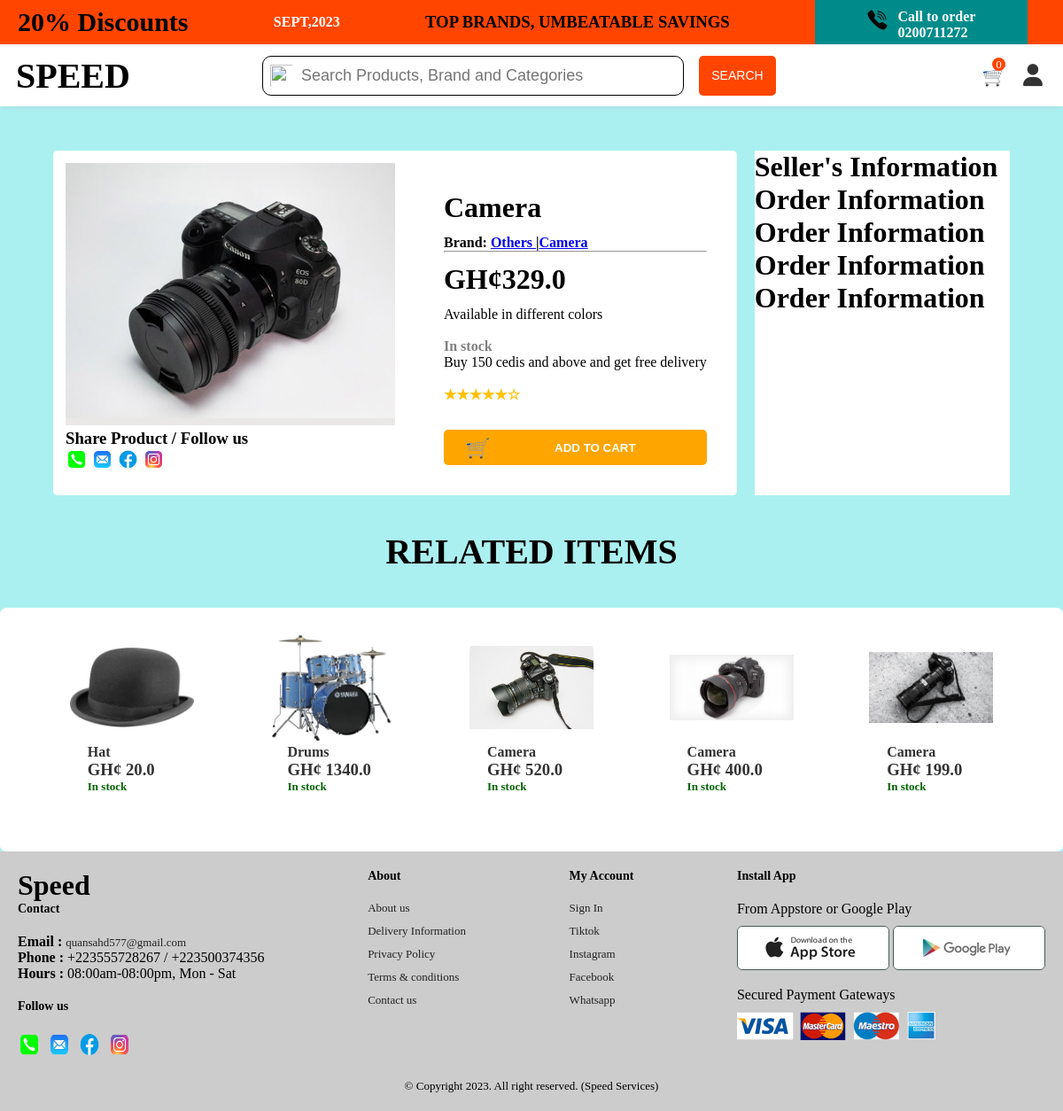
The app's page /details/33/ with its own data.
### Core/models.py (models this page shows, shortened)
class Product(models.Model):
    category=models.ForeignKey(Category,related_name='products',on_delete=models.CASCADE)
    name=models.CharField(max_length=255)
    description=models.TextField(blank=True,null=True)
    price=models.FloatField()
    image=models.ImageField(upload_to='product_images',blank=True,null=True)
    is_sold=models.BooleanField(default=True)
    created_by=models.ForeignKey(User,related_name='products',on_delete=models.CASCADE)
    created_at=models.DateTimeField(auto_now_add=True)
    class Meta:
        verbose_name = ("Product")
        verbose_name_plural = ("Products")

class Category(models.Model):
    name=models.CharField(max_length=100)
    class Meta:
        verbose_name = ("Category")
        verbose_name_plural = ("Categories")
    def __str__(self):
        return self.name

### Core/views.py (the view)
# urls.py: path('details/<int:pk>/',views.details,name='details'),
def details(request,pk):
    details=get_object_or_404(Product,pk=pk)
    related_items=Product.objects.filter(category=details.category).exclude(pk=pk)[0:14]
    Total_cart=CartItem.objects.count()
    return render(request,'core/productpage.html',{
        'related_items': related_items,
        'details':details,
        'Total_cart':Total_cart,
    })

### templates/core/productpage.html (shortened to what this page needs)
{% extends "core/layout.html" %}
{% load static %}
{% block body %}
    <div class="category">
    </div>
    <div class="Product-container">
        <div class="details" style='padding:14px;height:fit-content;justify-content:space-between;'>
            <div class="item-image" style='height:80%;flex-basis:50%;'>
                <img src="{{details.image.url}}" alt="" style="max-height: 400px;">
                <h3>Share Product / Follow us</h3>
                <div class="icons">
                    <img src="{% static "images/icons8-call-48.png" %}" alt="call">
                    <img src="{% static "images/icons8-email-48.png" %}" alt="email">
                    <img src="{% static "images/icons8-facebook-48.png" %}" alt="facebook">
                    <img src="{% static "images/icons8-instagram-48.png" %}" alt="instagram">
                </div>
            </div>
            <div class="description-info" style='padding:20px;'>
                <h1>{{details.name}} </h1>
                <span>Brand: <a href="#">{{details.category}} </a>|<a href="#">{{details.name}} </a></span><hr>
                <h1>GH&cent;{{details.price}} </h1>
                <p>{{details.description}} </p><br>
                <span style="color:gray;">In stock</span><br>
                <p>Buy 150 cedis and above and get free delivery</p><br>
                <span class="rate">&bigstar;&bigstar;&bigstar;&bigstar;&bigstar;&star;</span>
                <a href="{% url "add_cart" details.id%}" class="cartBtn">
                    <img src="{% static "images/icons8-cart-96.png" %}" alt="">
                    <button type="submit" id="submit" class="addCart"><span>ADD TO CART</span></button>
                </a>
            </div>
        </div>
        <div class="order-info" style="flex-basis: 30%;">
            <h1>Seller's Information</h1>
            <h1>Order Information</h1>
            <h1>Order Information</h1>
            <h1>Order Information</h1>
            <h1>Order Information</h1>
        </div>
    </div>
        <div class="item-heading">
            <h2>RELATED ITEMS</h2>
        </div>
        <div class="items">
            {% for product in related_items %}
                <div id="item-con">
                        <div class="itemList">
                            <a href="{% url "details" product.id%}">
                                <div class="image">
                                    <img src="{{product.image.url}} " alt="">
                                </div>
                                <div class="text">
                                    <h2>{{product.name}} </h2>
                                    <h3>GH&cent; <span> {{product.price}}</span></h3>
                                    <p class="description">In stock</p>
                                </div>
                            </a>
                        </div>
                </div>
            {% endfor %}
        </div>
{% endblock body %}

### static/css/style1.css (style rules this page uses)
* { margin: 0; padding: 0; box-sizing: border-box; }
body { background: rgb(171, 240, 240); }
.call-line p, span { font-weight: 700; }
.item-heading { width: 100%; height: fit-content; align-items: center; justify-content: center; }
.item-heading h2 { text-align: center; font-size: 40px; margin: 40px 0; font-family: Cambria, Cochin, Georgia, Times, 'Times New Roman', serif; }
.items { width: 100%; height: fit-content; background-color:#fff; border-radius: 7px; margin-top: 20px; padding:30px 3%; display: flex; flex-wrap: wrap; justify-content: space-around; }
.items a { text-decoration: none; width: fit-content; height: fit-content; }
.itemList { width: 140px; height: 200px; border-radius: 20px; align-items: center; justify-content: flex-start; overflow: hidden; margin: 0 15px; margin-bottom: 15px; }
.image { width: 100%; height: 60%; display: inline-block; }
.image img { width: 100%; height: 100%; background-position: cover; }
.text { padding-left: 20px; color: #333; }
.text .description { color: darkgreen; font-size: small; font-weight: 600; }
.text h2 { font-size: medium; }
.Product-container { width: 90%; height: fit-content; display: flex; margin: auto; }
.category { width: 90%; margin:10px auto; height: 30px; align-items: center; color: grey; }
.details { display: flex; background: #fff; flex-basis: 80%; margin-right: 20px; padding: 14px; border-radius: 5px; }
.item-image { flex-basis: 65%; height: 100%; }
.item-image img { width: 100%; height: 100%; }
.description-info { display: inline-block; padding-left: 30px; padding-bottom: 10px; }
.description-info h1,span { margin: 12px 0; }
.description-info span { margin-bottom: 10px; }
.description-info .rate { -webkit-text-fill-color:#FFC107; }
.cartBtn { width: 100%; height: 40px; align-items: center; justify-content: center; display: flex; border-radius: 5px; background-color: orange; text-decoration: none; color: #fff; margin-top: 30px; }
.cartBtn img { width: 25px; height: 25px; margin-right: 20px; }
.cartBtn #submit { width: 67%; height: 100%; border: none; outline: none; font-weight: 700; color: #fff; background: transparent; cursor: pointer; }
.order-info { display: flex; background: #fff; flex-basis: 20%; flex-direction: column; }

### templates/core/layout.html (style rules this page uses)
.image img { object-fit: contain; }

### templates/core/productpage.html (style rules this page uses)
.icons img { width: 25px; height: 25px; }

### records on screen
Product: image (picture), name "Camera", category "Others", price "329.0", description "Available in different colors"
Product: image (picture), name "Hat", price "20.0"
Product: image (picture), name "Drums", price "1340.0"
Product: image (picture), name "Camera", price "520.0"
Product: image (picture), name "Camera", price "400.0"
Product: image (picture), name "Camera", price "199.0"

### other values on screen
{{ Total_cart }} "0"
